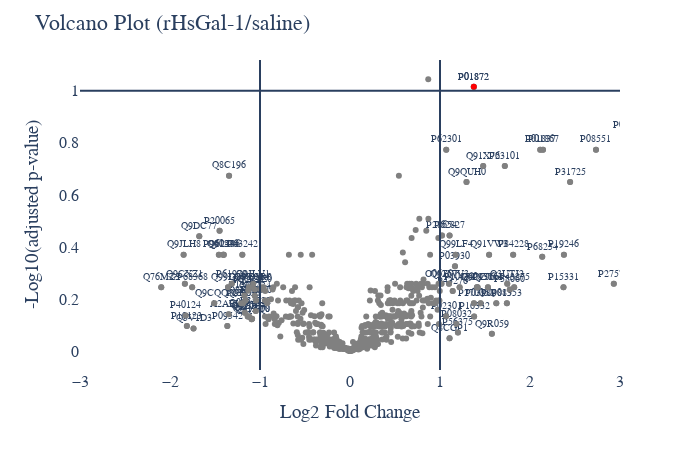

Notebook code cell kept with this figure:
### Code cell
# Protein Abundance Volcano plot
#change to p = 0.10
plot_options={
            "compare groups": ["saline","rHsGal-1"],
            "title": "Volcano Plot",
            "X Title": "Log2 Fold Change",
            "Y Title": "-Log10(adjusted p-value)",
            "up color": "red",
            "down color": "blue",
            "all color": "gray",
            "width": 700, #700
            "height": 450, #450
            "font": dict(size=16, family="Arial black"),
            "ylimits": [],
            "xlimits": [-3,3],
        }

figure, _, _ =volcano_plots(data_obj, plot_options, saved_settings)
figure.show()

## add markers and text to the rant x <= -1 or x >= 1
## future addition would also be above horizontal line

## add a column in violin_plot csv y = -log10(benjamini)
## add a column in volcano_plot csv x = '2' - '1'

### Figure 1 — Plotly figure (JSON) as saved in the notebook; plotly's stock layout.template omitted (floating-point values rounded to 4 significant figures; data arrays with more than 128 entries replaced by an {"elided": "..."} marker saying what was removed)
{"data": [{"hovertemplate": "%{text}<br>x=: %{x} <br>y=: %{y}", "legendgroup": "", "marker": {"color": "#636efa", "symbol": "circle"}, "mode": "markers+text", "name": "", "orientation": "v", "showlegend": false, "textfont": {"size": 10}, "textposition": "top center", "type": "scatter", "xaxis": "x", "yaxis": "y"}, {"hovertemplate": "%{text}<br>x=: %{x} <br>y=: %{y}", "marker": {"color": "gray"}, "mode": "markers+text", "text": ["A2ABU4", "O09167", "P01837", "P01867", "P01869", "P01872", "P02301", "P03930", "P03987", "P04370", "P08032", "P08551", "P08553", "P09542", "P09813", "P10854", "P13707", "P15331", "P15864", "P16332", "P19123", "P19246", "P20065", "P23953", "P27005", "P27573", "P28650", "P28654", "P31725", "P38060", "P40124", "P43275", "P43276", "P54822", "P56375", "P61979", "P62301", "P62737", "P62827", "P63101", "P63242", "P68254", "P68368", "P84228", "P99027", "Q03734", "Q08642", "Q3UTJ2", "Q3V1D3", "Q60931", "Q61584", "Q62446", "Q6ZWV3", "Q76MZ3", "Q8C196", "Q8CGP1", "Q8K0E8", "Q8K1Z0", "Q8VCR8", "Q8VDM4", "Q91VW3", "Q91X72", "Q91YT0", "Q99LC3", "Q99LF4", "Q9CQQ7", "Q9CXZ1", "Q9D6J6", "Q9DC77", "Q9JLH8", "Q9JLV1", "Q9QUH0", "Q9QZJ6", "Q9QZQ8", "Q9R059", "Q9Z0F7", "Q9Z1E4"], "textfont": {"size": 10}, "textposition": "top center", "type": "scatter", "x": [-1.348, 1.016, 2.114, 2.145, 3.594, 1.376, 1.067, 1.166, 1.451, 3.094, 1.184, 2.733, 1.743, -1.363, 1.625, 1.218, -1.173, 2.372, 1.532, 1.379, -1.813, 2.377, -1.449, -1.209, 1.377, 2.931, -1.044, 1.022, 2.446, 1.776, -1.825, 1.824, 1.141, -1.047, 1.199, -1.314, 1.069, -1.131, 1.106, 1.72, -1.196, 2.136, -1.754, 1.813, -1.457, -1.058, -1.169, 1.747, -1.739, 1.41, -1.41, -1.402, 1.1, -2.097, -1.344, 1.106, -1.161, -1.056, -1.08, -1.123, 1.546, 1.48, -1.088, -1.355, 1.173, -1.509, -1.835, -1.188, -1.675, -1.849, -1.075, 1.295, 1.418, -1.093, 1.576, -1.136, -1.122], "y": [0.1426, 0.2591, 0.7739, 0.7739, 0.8294, 1.015, 0.1346, 0.327, 0.185, 0.8294, 0.1051, 0.7739, 0.185, 0.09734, 0.185, 0.2458, 0.2148, 0.2458, 0.2458, 0.1343, 0.09734, 0.3711, 0.4625, 0.185, 0.185, 0.2591, 0.1955, 0.4448, 0.6496, 0.2375, 0.1378, 0.2458, 0.232, 0.1545, 0.0724, 0.2591, 0.7739, 0.2338, 0.4448, 0.7114, 0.3711, 0.363, 0.2458, 0.3711, 0.3711, 0.2133, 0.1483, 0.2591, 0.0875, 0.2458, 0.3711, 0.3711, 0.2591, 0.2458, 0.6743, 0.05079, 0.1955, 0.2375, 0.2458, 0.2458, 0.3711, 0.7114, 0.1252, 0.2458, 0.3711, 0.185, 0.2591, 0.185, 0.4422, 0.3711, 0.2591, 0.6496, 0.2458, 0.123, 0.06745, 0.1343, 0.1343]}, {"hovertemplate": "%{text}<br>x=: %{x} <br>y=: %{y}", "marker": {"color": "gray"}, "mode": "markers+text", "textfont": {"size": 10}, "textposition": "top center", "type": "scatter", "x": {"elided": "596 float values"}, "y": {"elided": "596 float values"}}, {"hovertemplate": "%{text}<br>x=: %{x} <br>y=: %{y}", "marker": {"color": "red"}, "mode": "markers+text", "text": ["P01872"], "textfont": {"size": 10}, "textposition": "top center", "type": "scatter", "x": [1.376], "y": [1.015]}], "layout": {"font": {"family": "Arial black", "size": 16}, "height": 450, "legend": {"tracegroupgap": 0}, "margin": {"t": 60}, "paper_bgcolor": "white", "plot_bgcolor": "white", "shapes": [{"type": "line", "x0": 0, "x1": 1, "xref": "x domain", "y0": 1, "y1": 1, "yref": "y"}, {"type": "line", "x0": -1, "x1": -1, "xref": "x", "y0": 0, "y1": 1, "yref": "y domain"}, {"type": "line", "x0": 1, "x1": 1, "xref": "x", "y0": 0, "y1": 1, "yref": "y domain"}], "showlegend": false, "title": {"text": "Volcano Plot (rHsGal-1/saline)"}, "width": 700, "xaxis": {"anchor": "y", "domain": [0, 1], "range": [-3, 3], "title": {"text": "Log2 Fold Change"}}, "yaxis": {"anchor": "x", "domain": [0, 1], "title": {"text": "-Log10(adjusted p-value)"}}}}
